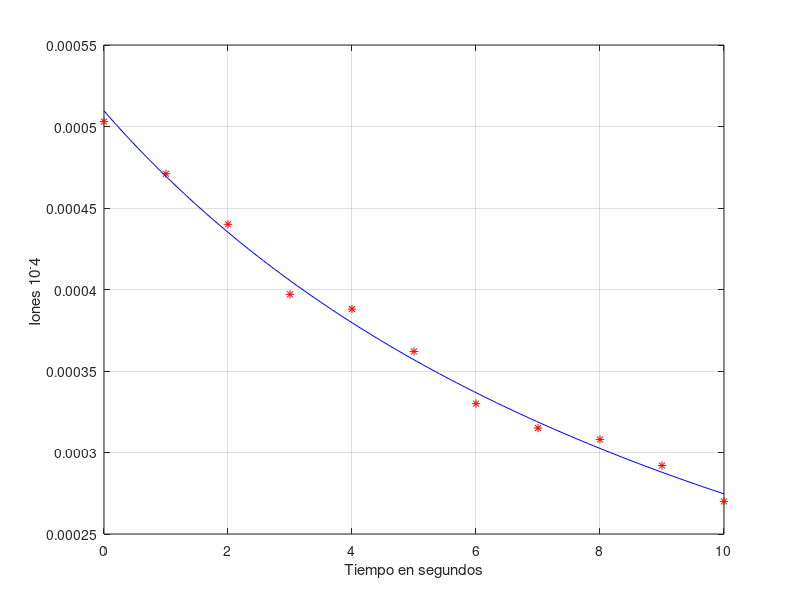

Reproduce this figure in MATLAB.
clc;clear;close all

%DATOS
t = (0:10)';
p = [5.03 4.71 4.40 3.97 3.88 3.62 3.30 3.15 3.08 2.92 2.70]'*1e-4;
%Matriz A y b
A = [t ones(length(t),1)];
b = 1./p;
%Resolviendo Ac=b a traves de minimos cuadrados
c = A\b;
alfa = c(1);
n0 = 1/c(2);
%Grafica
f =@(x) n0./( 1 +n0*alfa*x )
xx = linspace(0,10,110);
plot(t,p,'*r');grid on ; hold on
plot(xx,f(xx),'b')
xlabel('Tiempo en segundos')
ylabel('Iones 10^-4 ')